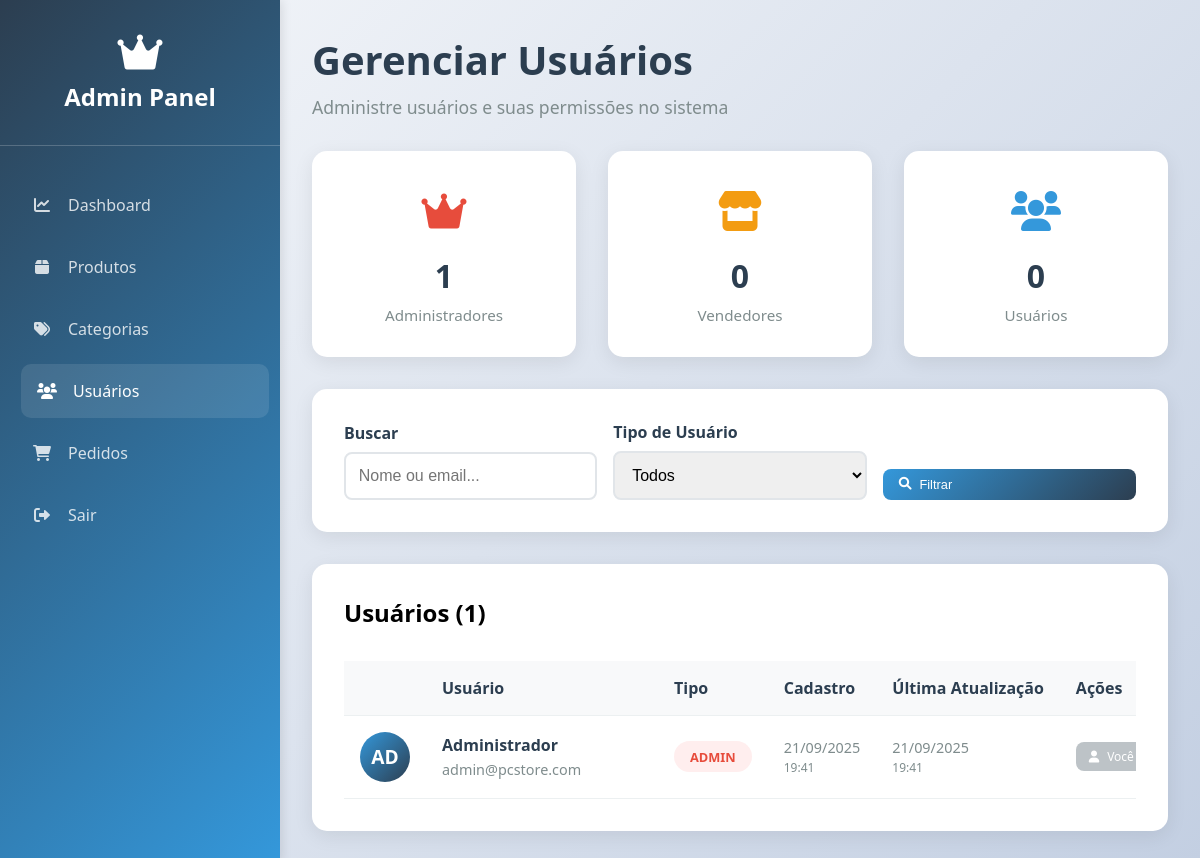
The page /admin/users.php (signed in) on the database its author committed.
### tables this page shows
CREATE TABLE users (
    id INT PRIMARY KEY AUTO_INCREMENT,
    name VARCHAR(100) NOT NULL,
    email VARCHAR(100) UNIQUE NOT NULL,
    password VARCHAR(255) NOT NULL,
    user_type ENUM('admin', 'seller', 'user') NOT NULL DEFAULT 'user',
    created_at TIMESTAMP DEFAULT CURRENT_TIMESTAMP,
    updated_at TIMESTAMP DEFAULT CURRENT_TIMESTAMP ON UPDATE CURRENT_TIMESTAMP
);

### admin/users.php (the view, shortened to what this page needs)
<?php
$database = new Database();
$db = $database->getConnection();
$search = isset($_GET['search']) ? sanitize($_GET['search']) : '';
$where_conditions = ["1=1"];
$where_clause = implode(" AND ", $where_conditions);
$query = "SELECT * FROM users WHERE $where_clause ORDER BY created_at DESC";
$stmt = $db->prepare($query);
$stmt->execute();
$users = $stmt->fetchAll(PDO::FETCH_ASSOC);
$stats = [];
$query = "SELECT user_type, COUNT(*) as count FROM users GROUP BY user_type";
$stmt = $db->prepare($query);
$stmt->execute();
while ($row = $stmt->fetch(PDO::FETCH_ASSOC)) {
    $stats[$row['user_type']] = $row['count'];
}
?>
<!DOCTYPE html>
<html lang="pt-BR">
<head>
    <link href="https://cdnjs.cloudflare.com/ajax/libs/font-awesome/6.0.0/css/all.min.css" rel="stylesheet">
</head>
<body>
    <div class="admin-container">
        <aside class="sidebar">
            <div class="admin-logo">
                <i class="fas fa-crown"></i>
                <h2>Admin Panel</h2>
            </div>
            <ul class="nav-menu">
                <li><a href="dashboard.php"><i class="fas fa-chart-line"></i> Dashboard</a></li>
                <li><a href="products.php"><i class="fas fa-box"></i> Produtos</a></li>
                <li><a href="categories.php"><i class="fas fa-tags"></i> Categorias</a></li>
                <li><a href="users.php" class="active"><i class="fas fa-users"></i> Usuários</a></li>
                <li><a href="orders.php"><i class="fas fa-shopping-cart"></i> Pedidos</a></li>
                <li><a href="../logout.php"><i class="fas fa-sign-out-alt"></i> Sair</a></li>
            </ul>
        </aside>
        <main class="main-content">
            <div class="page-header">
                <div class="page-title">
                    <h1>Gerenciar Usuários</h1>
                    <p>Administre usuários e suas permissões no sistema</p>
                </div>
            </div>
            <div class="stats-grid">
                <div class="stat-card stat-card-admin">
                    <div class="stat-card-icon">
                        <i class="fas fa-crown"></i>
                    </div>
                    <div class="stat-card-value"><?= $stats['admin'] ?? 0 ?></div>
                    <div class="stat-card-label">Administradores</div>
                </div>
                <div class="stat-card stat-card-seller">
                    <div class="stat-card-icon">
                        <i class="fas fa-store"></i>
                    </div>
                    <div class="stat-card-value"><?= $stats['seller'] ?? 0 ?></div>
                    <div class="stat-card-label">Vendedores</div>
                </div>
                <div class="stat-card stat-card-user">
                    <div class="stat-card-icon">
                        <i class="fas fa-users"></i>
                    </div>
                    <div class="stat-card-value"><?= $stats['user'] ?? 0 ?></div>
                    <div class="stat-card-label">Usuários</div>
                </div>
            </div>
            <div class="filters">
                <form method="GET">
                    <div class="filters-grid">
                        <div class="filter-group">
                            <label for="search">Buscar</label>
                            <input type="text" id="search" name="search"
                                   value="<?= htmlspecialchars($search) ?>"
                                   placeholder="Nome ou email...">
                        </div>
                        <div class="filter-group">
                            <label for="type">Tipo de Usuário</label>
                            <select id="type" name="type">
                                <option value="">Todos</option>
                            </select>
                        </div>
                        <div class="filter-group">
                            <label>&nbsp;</label>
                            <button type="submit" class="btn btn-primary">
                                <i class="fas fa-search"></i> Filtrar
                            </button>
                        </div>
                    </div>
                </form>
            </div>
            <div class="users-section">
                <div class="section-header">
                    <h2>Usuários (<?= count($users) ?>)</h2>
                </div>
                <div class="table-container">
                    <table class="table">
                        <thead>
                            <tr>
                                <th></th>
                                <th>Usuário</th>
                                <th>Tipo</th>
                                <th>Cadastro</th>
                                <th>Última Atualização</th>
                                <th>Ações</th>
                            </tr>
                        </thead>
                        <tbody>
                            <?php if (empty($users)): ?>
                                <tr>
                                    <td colspan="6" style="text-align: center; padding: 3rem; color: #7f8c8d;">
                                        <i class="fas fa-users" style="font-size: 3rem; margin-bottom: 1rem;"></i><br>
                                        Nenhum usuário encontrado
                                    </td>
                                </tr>
                            <?php else: ?>
                                <?php foreach ($users as $user): ?>
                                    <tr>
                                        <td>
                                            <div class="user-avatar">
                                                <?= strtoupper(substr($user['name'], 0, 2)) ?>
                                            </div>
                                        </td>
                                        <td>
                                            <div class="user-info">
                                                <div class="user-name"><?= htmlspecialchars($user['name']) ?></div>
                                                <div class="user-email"><?= htmlspecialchars($user['email']) ?></div>
                                            </div>
                                        </td>
                                        <td>
                                            <span class="badge badge-<?= $user['user_type'] ?>">
                                                <?= ucfirst($user['user_type']) ?>
                                            </span>
                                        </td>
                                        <td>
                                            <div class="date-info">
                                                <?= date('d/m/Y', strtotime($user['created_at'])) ?>
                                                <br>
                                                <small><?= date('H:i', strtotime($user['created_at'])) ?></small>
                                            </div>
                                        </td>
                                        <td>
                                            <div class="date-info">
                                                <?= date('d/m/Y', strtotime($user['updated_at'])) ?>
                                                <br>
                                                <small><?= date('H:i', strtotime($user['updated_at'])) ?></small>
                                            </div>
                                        </td>
                                        <td>
                                            <div class="actions">
                                                <?php if ($user['id'] != $_SESSION['user_id']): ?>
                                                    <form method="POST" style="display: inline;">
                                                        <input type="hidden" name="action" value="delete_user">
                                                        <input type="hidden" name="user_id" value="<?= $user['id'] ?>">
                                                        <button type="submit" class="btn btn-danger btn-small"
                                                                onclick="return confirm('Tem certeza que deseja excluir este usuário? Esta ação não pode ser desfeita.')">
                                                            <i class="fas fa-trash"></i> Excluir
                                                        </button>
                                                    </form>
                                                <?php else: ?>
                                                    <span class="btn btn-small" style="background: #bdc3c7; color: white; cursor: not-allowed;">
                                                        <i class="fas fa-user"></i> Você
                                                    </span>
                                                <?php endif; ?>
                                            </div>
                                        </td>
                                    </tr>
                                <?php endforeach; ?>
                            <?php endif; ?>
                        </tbody>
                    </table>
                </div>
            </div>
        </main>
    </div>
</body>
</html>

### admin/users.php (style rules this page uses)
* { margin: 0; padding: 0; box-sizing: border-box; }
body { font-family: 'Segoe UI', Tahoma, Geneva, Verdana, sans-serif; background: linear-gradient(135deg, #f5f7fa 0%, #c3cfe2 100%); min-height: 100vh; }
.admin-container { display: grid; grid-template-columns: 280px 1fr; min-height: 100vh; }
.sidebar { background: linear-gradient(135deg, #2c3e50, #3498db); color: white; padding: 2rem 0; box-shadow: 2px 0 10px rgba(0, 0, 0, 0.1); }
.admin-logo { text-align: center; padding: 0 2rem 2rem; border-bottom: 1px solid rgba(255, 255, 255, 0.2); margin-bottom: 2rem; }
.admin-logo i { font-size: 2.5rem; margin-bottom: 0.5rem; }
.nav-menu { list-style: none; padding: 0 1rem; }
.nav-menu li { margin-bottom: 0.5rem; }
.nav-menu a { display: flex; align-items: center; padding: 1rem; color: rgba(255, 255, 255, 0.8); text-decoration: none; border-radius: 10px; transition: all 0.3s ease; }
.nav-menu a:hover, .nav-menu a.active { background: rgba(255, 255, 255, 0.1); color: white; transform: translateX(5px); }
.nav-menu i { width: 20px; margin-right: 1rem; text-align: center; }
.main-content { padding: 2rem; overflow-y: auto; }
.page-header { margin-bottom: 2rem; }
.page-title h1 { color: #2c3e50; font-size: 2.5rem; margin-bottom: 0.5rem; }
.page-title p { color: #7f8c8d; font-size: 1.1rem; }
.stats-grid { display: grid; grid-template-columns: repeat(auto-fit, minmax(200px, 1fr)); gap: 2rem; margin-bottom: 2rem; }
.stat-card { background: white; padding: 2rem; border-radius: 15px; box-shadow: 0 5px 20px rgba(0, 0, 0, 0.08); transition: transform 0.3s ease; text-align: center; }
.stat-card-icon { font-size: 2.5rem; margin-bottom: 1rem; }
.stat-card-admin .stat-card-icon { color: #e74c3c; }
.stat-card-seller .stat-card-icon { color: #f39c12; }
.stat-card-user .stat-card-icon { color: #3498db; }
.stat-card-value { font-size: 2rem; font-weight: bold; color: #2c3e50; margin-bottom: 0.5rem; }
.stat-card-label { color: #7f8c8d; font-size: 0.95rem; }
.filters { background: white; border-radius: 15px; padding: 2rem; margin-bottom: 2rem; box-shadow: 0 5px 20px rgba(0, 0, 0, 0.08); }
.filters-grid { display: grid; grid-template-columns: repeat(auto-fit, minmax(200px, 1fr)); gap: 1rem; align-items: end; }
.filter-group { display: flex; flex-direction: column; }
.filter-group label { color: #2c3e50; font-weight: 600; margin-bottom: 0.5rem; }
.filter-group input, .filter-group select { padding: 0.8rem; border: 2px solid #e1e5e9; border-radius: 8px; font-size: 1rem; transition: all 0.3s ease; }
.users-section { background: white; border-radius: 15px; padding: 2rem; box-shadow: 0 5px 20px rgba(0, 0, 0, 0.08); }
.section-header { display: flex; justify-content: space-between; align-items: center; margin-bottom: 2rem; }
.table-container { overflow-x: auto; }
.table { width: 100%; border-collapse: collapse; }
.table th, .table td { padding: 1rem; text-align: left; border-bottom: 1px solid #ecf0f1; }
.table th { background: #f8f9fa; font-weight: 600; color: #2c3e50; white-space: nowrap; }
.user-avatar { width: 50px; height: 50px; background: linear-gradient(135deg, #3498db, #2c3e50); border-radius: 50%; display: flex; align-items: center; justify-content: center; color: white; font-size: 1.2rem; font-weight: bold; }
.user-info { min-width: 200px; }
.user-name { font-weight: 600; color: #2c3e50; margin-bottom: 0.25rem; }
.user-email { font-size: 0.9rem; color: #7f8c8d; }
.badge { padding: 0.4rem 1rem; border-radius: 20px; font-size: 0.8rem; font-weight: 600; display: inline-block; text-transform: uppercase; }
.badge-admin { background: #fee; color: #e74c3c; }
.btn { padding: 0.5rem 1rem; border: none; border-radius: 8px; cursor: pointer; text-decoration: none; display: inline-flex; align-items: center; gap: 0.5rem; font-size: 0.8rem; font-weight: 500; transition: all 0.3s ease; }
.btn-primary { background: linear-gradient(135deg, #3498db, #2c3e50); color: white; }
.btn-small { padding: 0.4rem 0.8rem; font-size: 0.75rem; }
.actions { display: flex; gap: 0.5rem; flex-wrap: wrap; white-space: nowrap; }
.date-info { font-size: 0.9rem; color: #7f8c8d; }

### rows shown on the page
users: name "AD", name "Administrador", email "admin@pcstore.com", user_type "ADMIN", created_at "21/09/2025", created_at "19:41", updated_at "21/09/2025", updated_at "19:41", shows "Você"

### other values the page prints
$stats['admin'] "1"
$stats['seller'] "0"
$stats['user'] "0"
count($users) "1"
